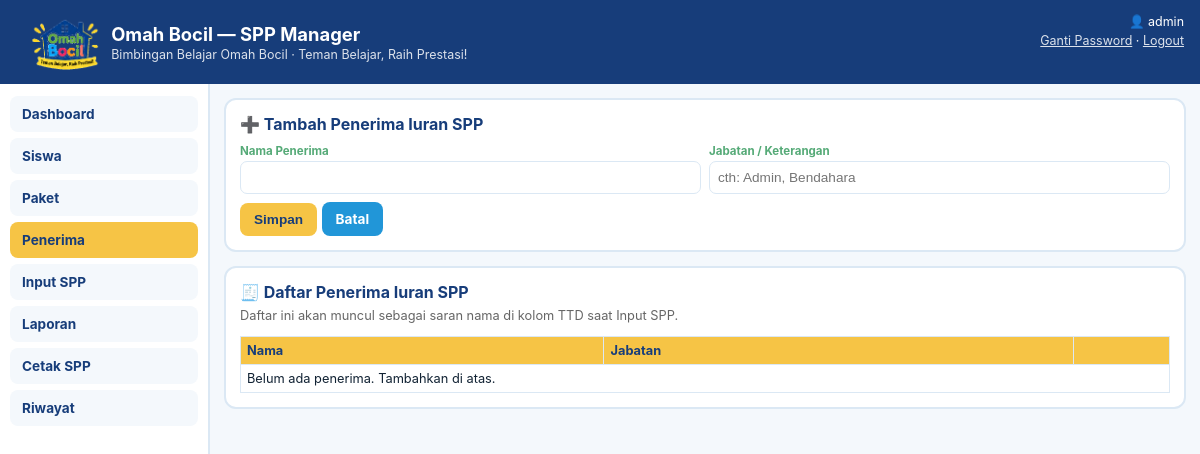
/penerima (signed in), run on an earlier commit of the app's database.
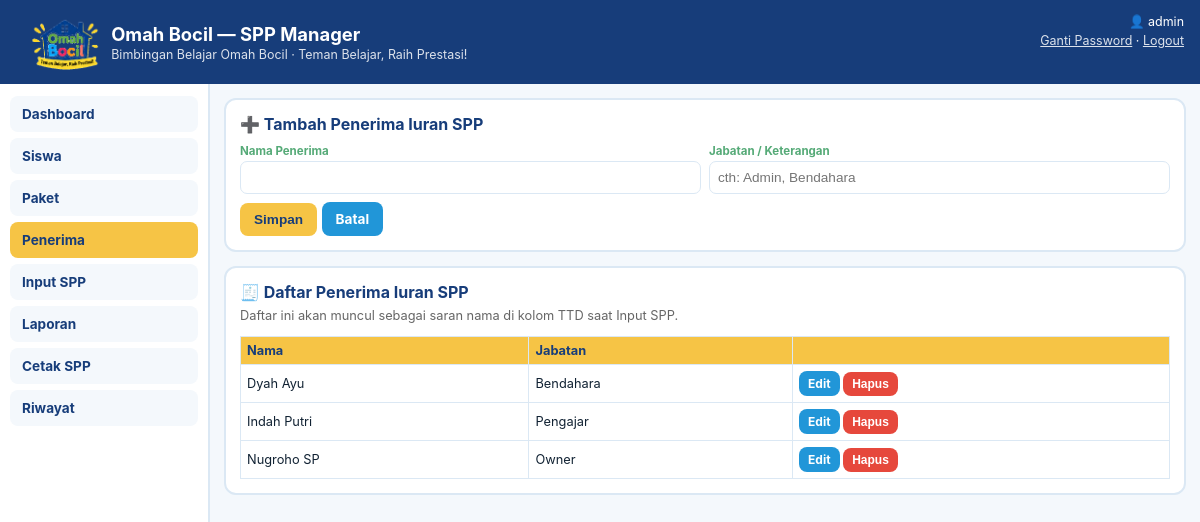
And on a later commit of the database.
### tables this page shows
CREATE TABLE recipients (
                id INTEGER PRIMARY KEY AUTOINCREMENT,
                nama TEXT NOT NULL,
                jabatan TEXT
            );

### app.py (the view)
@app.route("/penerima")
@login_required
def penerima_list():
    recipients = db.get_all_recipients()
    edit_id = request.args.get("edit", type=int)
    edit_recipient = db.get_recipient(edit_id) if edit_id else None
    return render_template("penerima.html", recipients=recipients, edit_recipient=edit_recipient)

### app.py (called while the page is built)
def login_required(view_func):
    @wraps(view_func)
    def wrapper(*args, **kwargs):
        if not session.get("admin_id"):
            return redirect(url_for("login", next=request.path))
        return view_func(*args, **kwargs)
    return wrapper

@app.context_processor
def inject_globals():
    return {
        "MONTHS": MONTHS,
        "active_tab": request.endpoint,
        "current_admin": session.get("admin_username"),
        "today_year": date.today().year,
    }

### database.py (called while the page is built)
def get_connection():
    conn = sqlite3.connect(DB_NAME)
    conn.row_factory = sqlite3.Row
    conn.execute("PRAGMA foreign_keys = ON")
    return conn

@contextmanager
def get_cursor(commit=False):
    conn = get_connection()
    cur = conn.cursor()
    try:
        yield cur
        if commit:
            conn.commit()
    finally:
        conn.close()

def get_all_recipients():
    with get_cursor() as cur:
        cur.execute("SELECT * FROM recipients ORDER BY nama")
        return [dict(r) for r in cur.fetchall()]

### templates/penerima.html (shortened to what this page needs)
{% extends "base.html" %}
{% block content %}
<div class="card">
  <h2>➕ {{ 'Edit' if edit_recipient else 'Tambah' }} Penerima Iuran SPP</h2>
  <form method="post" action="{{ url_for('penerima_save') }}">
    <div class="row">
      <div><label>Nama Penerima</label><input name="nama" required value="{{ edit_recipient.nama if edit_recipient else '' }}"></div>
      <div><label>Jabatan / Keterangan</label><input name="jabatan" placeholder="cth: Admin, Bendahara" value="{{ edit_recipient.jabatan if edit_recipient else '' }}"></div>
    </div>
    <div style="margin-top:8px">
      <button class="btn yellow" type="submit">Simpan</button>
      <a class="btn" href="{{ url_for('penerima_list') }}">Batal</a>
    </div>
  </form>
</div>
<div class="card">
  <h2>🧾 Daftar Penerima Iuran SPP</h2>
  <p style="font-size:.8rem;color:#666;margin-top:-4px">Daftar ini akan muncul sebagai saran nama di kolom TTD saat Input SPP.</p>
  <div class="tbl-wrap">
    <table>
      <thead><tr><th>Nama</th><th>Jabatan</th><th></th></tr></thead>
      <tbody>
        {% if recipients|length == 0 %}
          <tr><td colspan="3">Belum ada penerima. Tambahkan di atas.</td></tr>
        {% endif %}
        {% for r in recipients %}
        <tr>
          <td>{{ r.nama }}</td><td>{{ r.jabatan or '-' }}</td>
          <td>
            <a class="btn small" href="{{ url_for('penerima_list', edit=r.id) }}">Edit</a>
            <form method="post" action="{{ url_for('penerima_hapus', recipient_id=r.id) }}" style="display:inline" onsubmit="return confirm('Hapus penerima ini?');">
              <button class="btn small red" type="submit">Hapus</button>
            </form>
          </td>
        </tr>
        {% endfor %}
      </tbody>
    </table>
  </div>
</div>
{% endblock %}

### templates/base.html (shortened to what this page needs)
<!DOCTYPE html>
<html lang="id">
<head>
<link rel="stylesheet" href="{{ url_for('static', filename='style.css') }}">
</head>
<body>
<header>
<div style="display:flex;justify-content:space-between;align-items:flex-start;gap:8px;flex-wrap:wrap">
  <div style="display:flex;align-items:center;gap:10px">
    <img src="{{ url_for('static', filename='logo_omahbocil.png') }}" alt="Logo Omah Bocil" style="height:56px;width:auto">
    <div>
      <h1>Omah Bocil — SPP Manager</h1>
      <p>Bimbingan Belajar Omah Bocil · Teman Belajar, Raih Prestasi!</p>
    </div>
  </div>
  {% if current_admin %}
  <div style="font-size:.78rem;text-align:right">
    <div>👤 {{ current_admin }}</div>
    <div style="margin-top:4px">
      <a href="{{ url_for('ganti_password') }}" style="color:#fff;opacity:.85">Ganti Password</a> ·
      <a href="{{ url_for('logout') }}" style="color:#fff;opacity:.85">Logout</a>
    </div>
  </div>
  {% endif %}
</div>
</header>
<div class="layout{{ ' has-sidebar' if current_admin }}">
{% if current_admin %}
<aside class="sidebar" id="sidebar">
<nav>
<a href="{{ url_for('dashboard') }}" class="{{ 'active' if active_tab=='dashboard' }}">Dashboard</a>
<a href="{{ url_for('siswa_list') }}" class="{{ 'active' if active_tab=='siswa_list' }}">Siswa</a>
<a href="{{ url_for('paket_list') }}" class="{{ 'active' if active_tab=='paket_list' }}">Paket</a>
<a href="{{ url_for('penerima_list') }}" class="{{ 'active' if active_tab=='penerima_list' }}">Penerima</a>
<a href="{{ url_for('input_spp') }}" class="{{ 'active' if active_tab=='input_spp' }}">Input SPP</a>
<a href="{{ url_for('laporan') }}" class="{{ 'active' if active_tab=='laporan' }}">Laporan</a>
<a href="{{ url_for('cetak_spp_pilih') }}" class="{{ 'active' if active_tab in ['cetak_spp_pilih','cetak_spp_cetak'] }}">Cetak SPP</a>
<a href="{{ url_for('riwayat') }}" class="{{ 'active' if active_tab=='riwayat' }}">Riwayat</a>
</nav>
</aside>
{% endif %}
<main>
{% block content %}{% endblock %}
</main>
</div>
</body>
</html>

### static/style.css (style rules this page uses)
:root { --navy:#173d7a;--yellow:#f6c445;--blue:#2196d8;--bg:#f4f8fc;--card:#fff;--line:#dbe8f4;--red:#e6483c;--green:#2fa84f;--fg:#123 }
* { box-sizing:border-box }
html,body { margin:0;font-family:-apple-system,Segoe UI,Roboto,Arial,sans-serif;background:var(--bg);color:var(--fg) }
header { background:var(--navy);color:#fff;padding:14px 16px }
header h1 { margin:0;font-size:1.15rem }
header p { margin:2px 0 0;font-size:.78rem;opacity:.85 }
nav { display:flex;flex-direction:column;gap:6px }
nav a { border:none;background:var(--bg);color:var(--navy);font-weight:700;padding:8px 12px;border-radius:8px;white-space:nowrap;cursor:pointer;font-size:.85rem;text-decoration:none;display:inline-block }
nav a.active { background:var(--yellow) }
.layout { display:block }
.layout.has-sidebar { display:flex;align-items:flex-start }
.sidebar { width:210px;flex-shrink:0;background:var(--card);border-right:2px solid var(--line);padding:12px 10px;position:sticky;top:0;align-self:flex-start;height:100vh;overflow-y:auto }
.sidebar nav a { display:block;padding:10px 12px }
main { padding:14px;max-width:900px;margin:0 auto;flex:1;min-width:0;width:100% }
.layout.has-sidebar main { margin:0;max-width:none }
.card { background:var(--card);border:2px solid var(--line);border-radius:12px;padding:14px;margin-bottom:14px }
.card h2 { margin:0 0 10px;color:var(--navy);font-size:1rem }
.row { display:flex;gap:8px;flex-wrap:wrap }
.row>div { flex:1;min-width:130px }
label { font-size:.72rem;font-weight:700;color:#5a7;display:block;margin-bottom:3px }
input,select { width:100%;padding:8px;border:1.5px solid var(--line);border-radius:7px;font-size:.85rem;background:var(--card);color:var(--fg) }
button.btn,a.btn { background:var(--blue);color:#fff;border:none;padding:9px 14px;border-radius:8px;font-weight:700;cursor:pointer;font-size:.85rem;text-decoration:none;display:inline-block }
button.btn.yellow,a.btn.yellow { background:var(--yellow);color:var(--navy) }
button.btn.red,a.btn.red { background:var(--red);color:#fff }
button.btn.small,a.btn.small { padding:5px 9px;font-size:.75rem }
.tbl-wrap { overflow-x:auto }
table { width:100%;border-collapse:collapse;font-size:.8rem }
th { background:var(--yellow);color:var(--navy);padding:6px;text-align:left;border:1px solid var(--line);white-space:nowrap }
td { padding:6px;border:1px solid var(--line) }

What changed in the data, as far as the page shows it:
added recipients: nama "Dyah Ayu", jabatan "Bendahara"
added recipients: nama "Indah Putri", jabatan "Pengajar"
added recipients: nama "Nugroho SP", jabatan "Owner"
Also different on the page:
text no longer shown: "Belum ada penerima. Tambahkan di atas."
